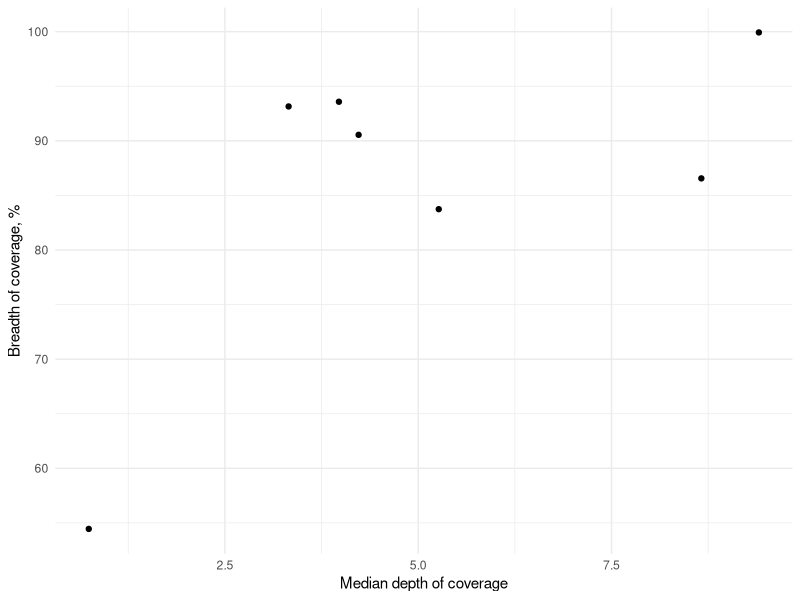
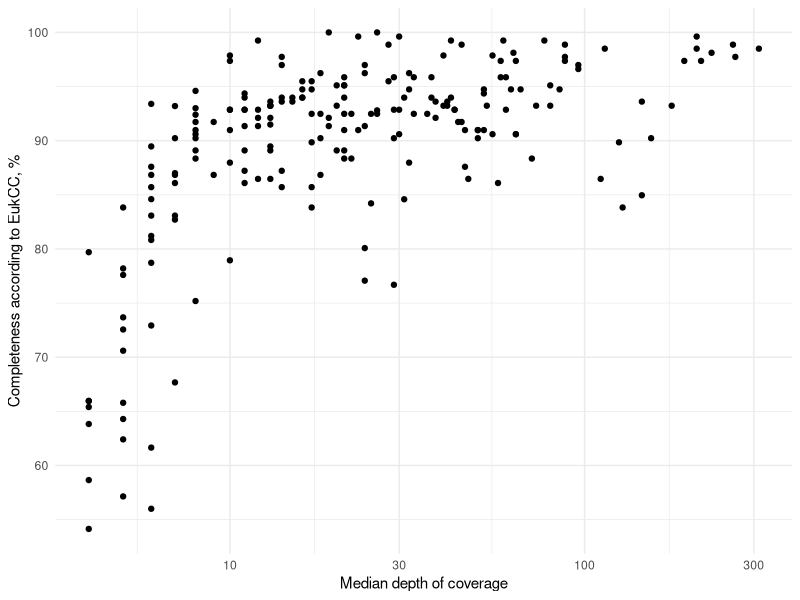

The R source for these figures, in order: (Note: this script raises an error after producing the figures.)
# mag completenes as a function of coverage
library(tidyverse)

#load QC results

df<-read.delim("analysis/05_MAGs/tables/euks_cov_QC.txt")
euk_compl<-ggplot(df,aes(x=median_cov,y=completeness))+geom_point()+
  scale_x_log10()+theme_minimal()+xlab("Median depth of coverage")+
  ylab("Completeness according to EukCC, %")


#what was the lowest coverage as estimated by bwa that resuted in a highly complete MAG?
df_filtered<-df %>% filter(completeness>95) #only include MAGs with completenes high according to EukCC
df_filtered$Genome<-str_replace(df_filtered$genome,".fa","")
  
mags_role<-read.delim("results/tables/MAG_confirmed_roles_bwa.txt")
mags_role_filtered<-mags_role %>% filter(breadth>95)

mags_role_filtered %>% inner_join(df_filtered) %>% 
  select(Genome, metagenome, completeness,depth_cov,breadth) %>% 
  arrange(depth_cov) #the lowest depth_cov is 4

#is it normal for a 4X genome to have a good breath of coverage?
low_cov<-mags_role %>% inner_join(df_filtered) %>% 
  select(Genome, metagenome, completeness,depth_cov,breadth) %>%
  filter(depth_cov<10 )

breadth<-ggplot(low_cov,aes(x=depth_cov,y=breadth))+geom_point()+
  theme_minimal()+xlab("Median depth of coverage")+
  ylab("Breadth of coverage, %")

euk_compl + breadth
ggsave("results/figures/completenes_and_breadth_vs_cov.png",bg="white",width=10,height=5)


